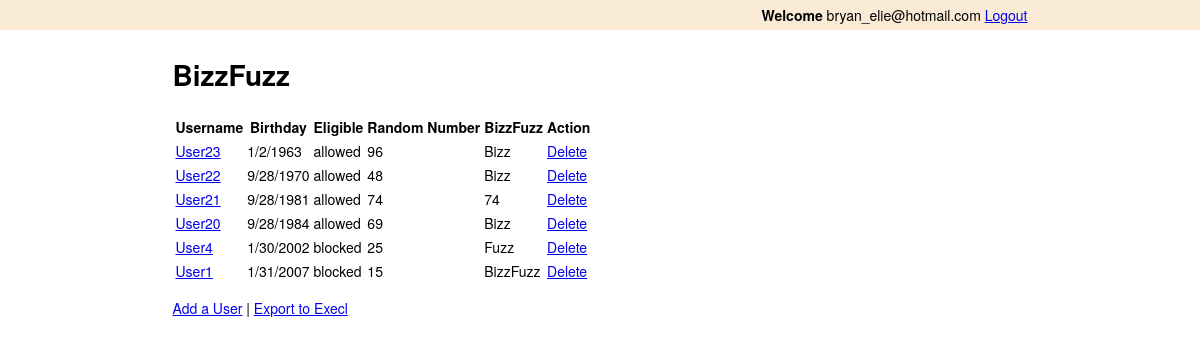
The app's page /bizzfuzz/listusers/ (signed in) with its own data.
### bizzfuzzUI/models.py (models this page shows, shortened)
class User(models.Model):
    birthdate = models.DateField('someones birthday')
    random_number = models.IntegerField('bizzbuzz randomly generated number')
    username = models.CharField(max_length=50, blank=True, null=True)
    password = models.CharField(max_length=150, blank=True, null=True)
    email_address = models.CharField(max_length=255, blank=True, null=True)
    firstname = models.CharField(max_length=55, blank=True, null=True)
    lastname = models.CharField(max_length=75, blank=True, null=True)
    forgot_password_date = models.DateTimeField('The date someone initiates the password request', null=True)
    forgot_password_code = models.CharField(max_length=255, blank=True, null=True)
    def get_age(self):
        today = date.today()
        birthday_in_future = 1
        if (today.month >= self.birthdate.month) and (today.day >= self.birthdate.day):
            birthday_in_future = 0
        return today.year - self.birthdate.year - birthday_in_future

### bizzfuzzUI/views.py (the view)
class UserListView(SessionView):
    template_name = 'bizzfuzzUI/user_list.html'
    def get(self, request, *args, **kwargs):
        full_user_list = User.objects.order_by('birthdate')
        return render(request, self.template_name, {'all_users': full_user_list})

### bizzfuzzUI/templatetags/user_tags.py (called while the page is built)
@register.tag(name="valid_age")
def do_valid_age(parser, token):
    age = token.split_contents()
    return ValidAgeNode(age[1])

@register.tag(name="bizzfuzz")
def do_bizzfuzz(parser, token):
    random_number = token.split_contents()
    return BizzFuzzNode(random_number[1])

    def render(self, context):
        real_age = self.age.resolve(context)
        if real_age <= 13:
            return "blocked"
        return "allowed"

    def render(self,context):
        real_random_number = self.random_number.resolve(context)
        if real_random_number % 3 == 0 and real_random_number % 5 == 0:
            return "BizzFuzz"
        elif real_random_number % 3 == 0:
            return "Bizz"
        elif real_random_number % 5 == 0:
            return "Fuzz"
        return str(real_random_number)

### bizzfuzzUI/views.py (called while the page is built)
    def dispatch(self, request, *args, **kwargs):
        if 'user_id' not in request.session:
            return HttpResponseRedirect(reverse('bizzfuzz:need_login'))
        return super(SessionView, self).dispatch(request, *args, **kwargs)

### bizzfuzzUI/templates/bizzfuzzUI/user_list.html
{% extends "bizzfuzzUI/base.html" %}
{% load user_tags %}
{% block content %}
<h1>BizzFuzz</h1>
{% if all_users %}
<table>
    <thead>
        <tr><th>Username</th><th>Birthday</th><th>Eligible</th><th>Random Number</th><th>BizzFuzz</th><th>Action</th></tr>
    </thead>
    <tbody>
    {% for user in all_users %}
        <tr>
            <td><a title="Edit this user's information" href="{% url 'bizzfuzz:edit_user' user.id %}">User{{ user.id }}</a></td>
            <td>{{ user.birthdate.month }}/{{user.birthdate.day}}/{{user.birthdate.year}}</td>
            <td>{% valid_age user.get_age %}</td>
            <td>{{ user.random_number }}</td>
            <td>{% bizzfuzz user.random_number %} </td>
            <td><a onclick="return confirm('Really delete this?')" href="{% url 'bizzfuzz:delete_user' user.id %}">Delete</a></td>
        </tr>
    {% endfor %}
    </tbody>
</table>
<p>
<a href="{% url 'bizzfuzz:add_user' %}" title="Add a new user to the bizzfuzz service">Add a User</a> |
<a href="{% url 'bizzfuzz:list_user_excel' %}" title="Download an excel spreadsheet of the bizzfuzz users">Export to Execl</a>
</p>
{% endif %}
{% endblock %}

### bizzfuzzUI/templates/bizzfuzzUI/base.html (shortened to what this page needs)
<!DOCTYPE html>
<html>
<head lang="en">
</head>
<body>
    <div style="background-color: antiquewhite; text-align:right">
        <div>
        {% if request.session.user_id %}
          <b>Welcome</b> {{ request.session.user_email_address }} <a href="{% url 'bizzfuzz:user_logout' %}">Logout</a>
        {%endif%}
        </div>
    </div>
    <div><div>
    {% block content %}{% endblock %}
    </div></div>
</body>
</html>

### bizzfuzzUI/templates/bizzfuzzUI/base.html (style rules this page uses)
body { font-family: Calibri,Verdana,"Helvetica Neue",serif; font-weight:normal; font-size:0.875em; color: #000; width: 100%; height: 100%; margin: 0; padding: 0; background:#ffffff; }
body > div { width: 100%; box-sizing: border-box; }
body > div > div { width: 855px; margin: 0 auto; padding: 5px 0px 5px 0px; box-sizing: border-box; }

### records on screen
User: session.user_email_address "bryan_elie@hotmail.com", id "1", birthdate.month "1", birthdate.day "31", birthdate.year "2007", birthdate "blocked", random_number "15", random_number "BizzFuzz"
User: id "23", birthdate.month "1", birthdate.day "2", birthdate.year "1963", birthdate "allowed", random_number "96", random_number "Bizz"
User: id "22", birthdate.month "9", birthdate.day "28", birthdate.year "1970", birthdate "allowed", random_number "48", random_number "Bizz"
User: id "21", birthdate.month "9", birthdate.day "28", birthdate.year "1981", birthdate "allowed", random_number "74"
User: id "20", birthdate.month "9", birthdate.day "28", birthdate.year "1984", birthdate "allowed", random_number "69", random_number "Bizz"
User: id "4", birthdate.month "1", birthdate.day "30", birthdate.year "2002", birthdate "blocked", random_number "25", random_number "Fuzz"
